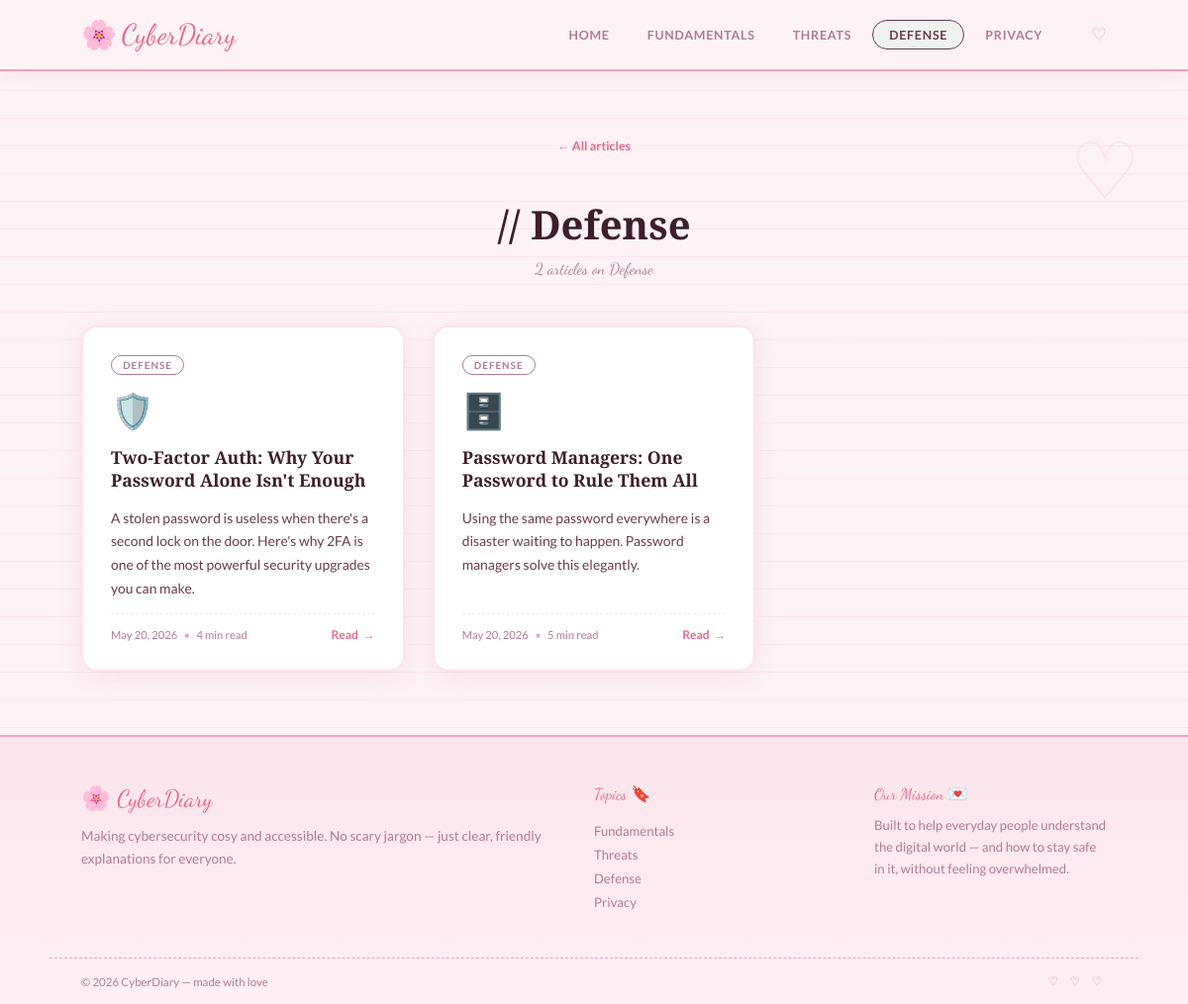
/category/Defense, run on the app's committed database.
### tables this page shows
CREATE TABLE posts (
    id           INTEGER PRIMARY KEY AUTOINCREMENT,
    slug         TEXT    UNIQUE NOT NULL,
    title        TEXT    NOT NULL,
    excerpt      TEXT    NOT NULL,
    category     TEXT    NOT NULL DEFAULT 'Fundamentals',
    tag_color    TEXT    NOT NULL DEFAULT '#e8678a',
    hero_icon    TEXT    NOT NULL DEFAULT 'pencil',
    photo        TEXT    DEFAULT '',
    read_time    TEXT    NOT NULL DEFAULT '5 min read',
    content_json TEXT    NOT NULL DEFAULT '[]',
    published    INTEGER NOT NULL DEFAULT 1,
    created_at   TEXT    NOT NULL DEFAULT (datetime('now')),
    updated_at   TEXT    NOT NULL DEFAULT (datetime('now'))
);

### app.py (the view)
@app.route("/category/<name>")
def category(name):
    rows = query(
        "SELECT * FROM posts WHERE category=? AND published=1 ORDER BY created_at DESC",
        (name,)
    )
    return render_template("category.html",
                           posts=[_post(r) for r in rows], category_name=name)

### app.py (called while the page is built)
def get_db():
    if "db" not in g:
        g.db = sqlite3.connect(DATABASE)
        g.db.row_factory = sqlite3.Row
        g.db.execute("PRAGMA foreign_keys = ON")
    return g.db

def query(sql, args=(), one=False):
    cur = get_db().execute(sql, args)
    rows = cur.fetchall()
    return (rows[0] if rows else None) if one else rows

def _post(row) -> dict:
    p = dict(row)
    p["content"] = json.loads(p.pop("content_json", "[]"))
    try:
        dt      = datetime.strptime(p["created_at"][:10], "%Y-%m-%d")
        p["date"] = dt.strftime("%B %-d, %Y")
    except Exception:
        p["date"] = p["created_at"][:10]
    return p

### templates/category.html (shortened to what this page needs)
{% extends "base.html" %}
{% block content %}
<div class="category-page">
    <div class="category-header">
        <a href="/" class="back-link">← All articles</a>
        <h1 class="category-title">
            <span class="title-accent">//</span> {{ category_name }}
        </h1>
        <p class="category-desc">{{ posts|length }} article{{ 's' if posts|length != 1 }} on {{ category_name }}</p>
    </div>
    {% if posts %}
    <div class="articles-grid">
        {% for post in posts %}
        <article class="article-card">
            <div class="card-tag" style="border-color: {{ post.tag_color }}; color: {{ post.tag_color }}">
                {{ post.category }}
            </div>
            <div class="card-icon">{{ post.hero_icon }}</div>
            <h3 class="card-title">{{ post.title }}</h3>
            <p class="card-excerpt">{{ post.excerpt }}</p>
            <div class="card-footer">
                <div class="card-meta">
                    <span>{{ post.date }}</span>
                    <span class="meta-dot">•</span>
                    <span>{{ post.read_time }}</span>
                </div>
                <a href="/post/{{ post.slug }}" class="card-link">Read <span>→</span></a>
            </div>
        </article>
        {% endfor %}
    </div>
    {% else %}
    <div class="empty-state">
        <span>🔍</span>
        <p>No articles found in this category yet.</p>
        <a href="/" class="btn-primary"><span>Back to Home</span><span>→</span></a>
    </div>
    {% endif %}
</div>
{% endblock %}

### static/main.css (style rules this page uses)
:root { --pink-deep: #e8678a; --pink-mid: #f4a0b8; --pink-light: #fce4ec; --pink-pale: #fff0f5; --pink-blush: #fdf2f6; --cream: #fffaf8; --peach: #ffd9cc; --text-dark: #3d1f2b; --text-body: #6b3a4d; --text-muted: #b07a95; --text-light: #d4a8bb; --font-display: 'Playfair Display', Georgia, serif; --font-script: 'Dancing Script', cursive; --font-body: 'Lato', sans-serif; --max-width: 1100px; --radius-sm: 8px; --radius-md: 16px; --radius-lg: 24px; --shadow-soft: 0 4px 24px rgba(232, 103, 138, 0.12); --shadow-card: 0 8px 40px rgba(180, 60, 100, 0.1); }
* { margin: 0; padding: 0; box-sizing: border-box; }
html { scroll-behavior: smooth; }
body { background: var(--pink-blush); color: var(--text-body); font-family: var(--font-body); min-height: 100vh; overflow-x: hidden; position: relative; }
body::before { content: ''; position: fixed; inset: 0; background-image: repeating-linear-gradient( 0deg, transparent, transparent 27px, rgba(232, 103, 138, 0.07) 27px, rgba(232, 103, 138, 0.07) 28px ); pointer-events: none; z-index: 0; }
body::after { content: '♡'; position: fixed; top: 12%; right: 4%; font-size: 5rem; color: rgba(244, 160, 184, 0.15); pointer-events: none; z-index: 0; animation: float 6s ease-in-out infinite; }
.articles-grid { display: grid; grid-template-columns: repeat(auto-fill, minmax(310px, 1fr)); gap: 1.75rem; }
.article-card { background: #fff; border-radius: var(--radius-md); border: 2px solid var(--pink-light); padding: 1.75rem; display: flex; flex-direction: column; gap: 0.85rem; transition: all 0.25s; cursor: pointer; position: relative; box-shadow: var(--shadow-soft); }
.article-card::before { content: ''; position: absolute; top: -6px; left: 50%; transform: translateX(-50%); width: 60px; height: 14px; background: linear-gradient(90deg, rgba(244,160,184,0.55), rgba(252,228,236,0.8), rgba(244,160,184,0.55)); border-radius: 3px; opacity: 0; transition: opacity 0.25s; }
.card-tag { font-family: var(--font-body); font-size: 0.62rem; font-weight: 700; letter-spacing: 0.1em; text-transform: uppercase; border: 1.5px solid; display: inline-block; padding: 0.2rem 0.7rem; border-radius: 100px; align-self: flex-start; }
.card-icon { font-size: 2.2rem; }
.card-title { font-family: var(--font-display); font-size: 1.1rem; font-weight: 700; color: var(--text-dark); line-height: 1.35; }
.card-excerpt { font-size: 0.87rem; color: var(--text-body); line-height: 1.7; flex: 1; }
.card-footer { display: flex; align-items: center; justify-content: space-between; padding-top: 0.85rem; border-top: 1.5px dashed var(--pink-light); }
.card-meta { font-size: 0.7rem; color: var(--text-muted); display: flex; gap: 0.4rem; align-items: center; }
.meta-dot { color: var(--pink-mid); }
.card-link { font-size: 0.75rem; font-weight: 700; color: var(--pink-deep); text-decoration: none; display: flex; align-items: center; gap: 0.3rem; transition: gap 0.2s; }
.back-link { font-size: 0.78rem; font-weight: 700; color: var(--pink-deep); text-decoration: none; display: inline-flex; align-items: center; gap: 0.5rem; margin-bottom: 2rem; transition: gap 0.2s; }
.category-page { max-width: var(--max-width); margin: 0 auto; padding: 4rem 2rem; }
.category-header { margin-bottom: 3rem; text-align: center; }
.category-title { font-family: var(--font-display); font-size: 2.5rem; font-weight: 700; color: var(--text-dark); margin: 0.75rem 0 0.5rem; }
.category-desc { font-family: var(--font-script); font-size: 1rem; color: var(--text-muted); }

### data on the page
posts: category "DEFENSE", hero_icon "🛡️", title "Two-Factor Auth: Why Your Password Alone Isn't Enough", excerpt "A stolen password is useless when there's a second lock on the door. Here's why 2FA is one of the most powerful security upgrades you can make.", date "May 20, 2026", read_time "4 min read"
posts: category "DEFENSE", hero_icon "🗄️", title "Password Managers: One Password to Rule Them All", excerpt "Using the same password everywhere is a disaster waiting to happen. Password managers solve this elegantly.", date "May 20, 2026", read_time "5 min read"

### other printed values
{{ category_name }} "Defense"
{{ posts|length }} "2"
{{ 's' if posts|length != 1 }} "s"
